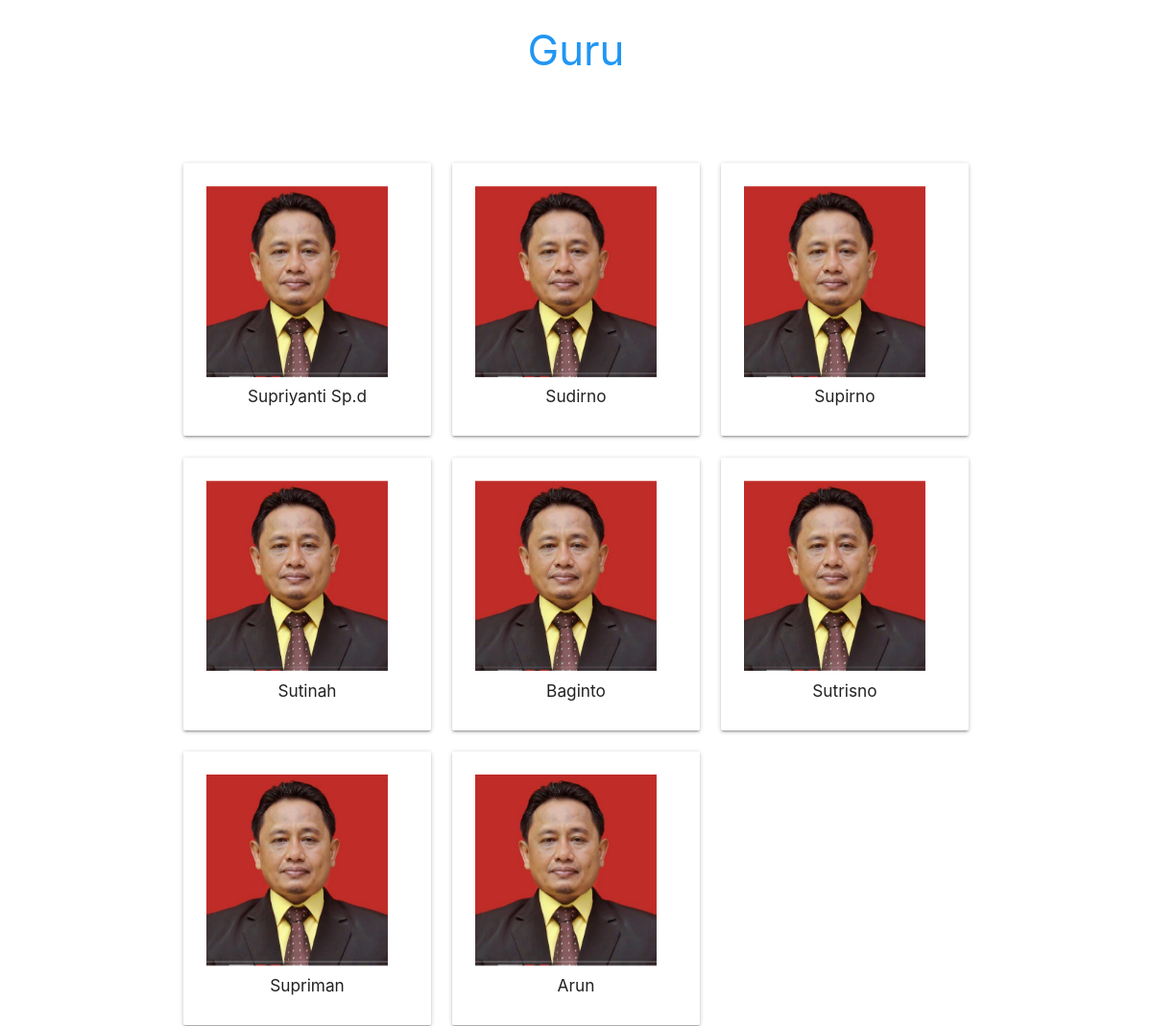
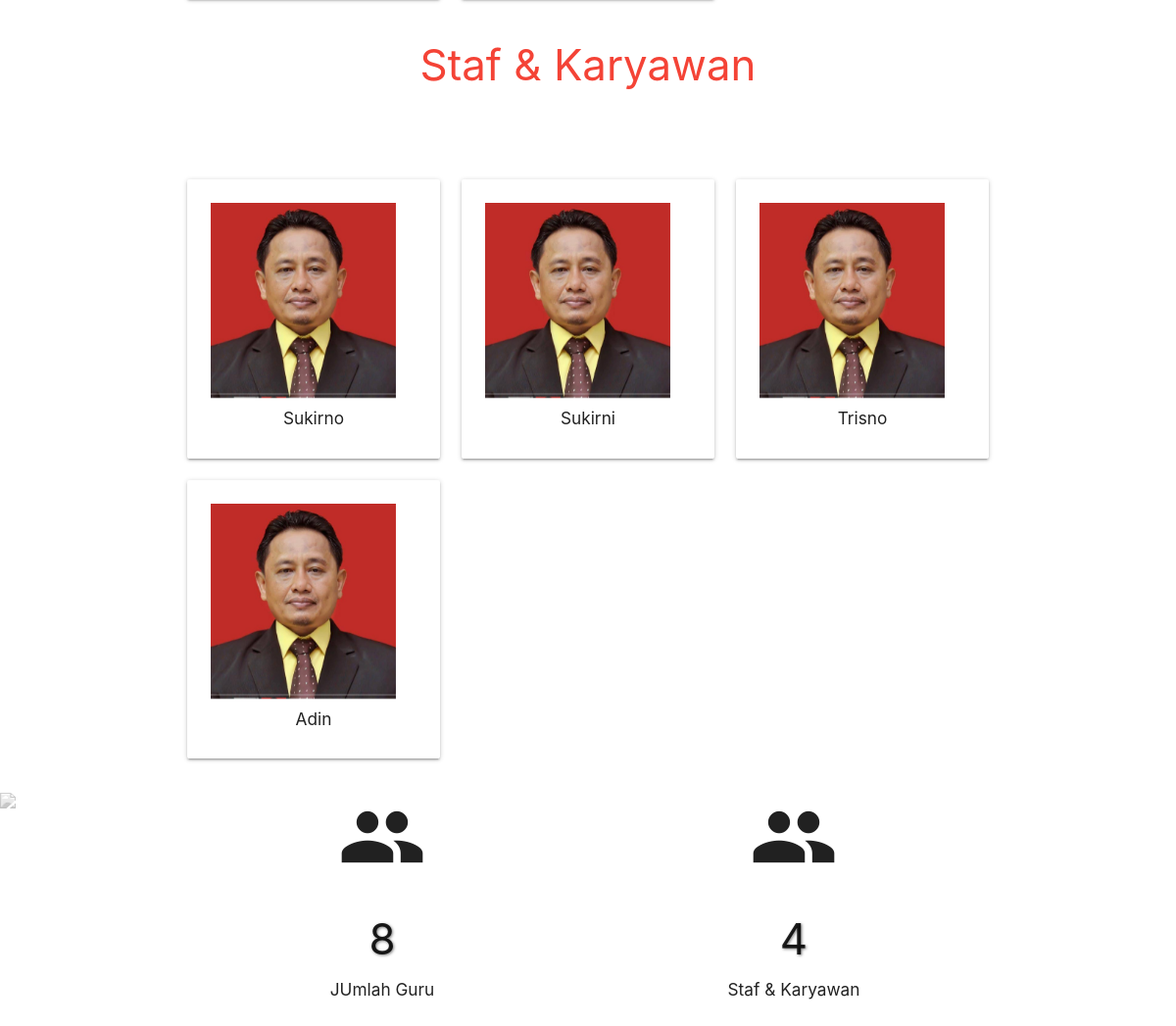
Screenshot of /sdm.php with the database file from the repository (2 pictures, top to bottom).
### tables this page shows
CREATE TABLE `guru` (
  `id` int(11) NOT NULL,
  `guru` varchar(200) NOT NULL,
  `foto` varchar(200) NOT NULL
);

CREATE TABLE `staf` (
  `id` int(11) NOT NULL,
  `staf` varchar(200) NOT NULL,
  `foto` varchar(200) NOT NULL
);

### sdm.php (the view, shortened to what this page needs)
<!DOCTYPE html>
<html>
	<head>
	<link type="text/css" rel="stylesheet" href="css/materialize.min.css"  media="screen,projection"/>
	<link rel="stylesheet" type="text/css" href="css/style.css">
	</head>
<body >
			<div class="container">
				<div class="row">
					<h3 class="center blue-text">Guru</h3><br><br><br>
					<?php
				$query = mysqli_query($conn, "select * from guru ");
				while ($data = mysqli_fetch_assoc($query)) {
					$jumlah = mysqli_num_rows($query);
			?>
				<div class="col m4 s12">
					<div class="card-panel">
					<img  width="90%" src="assets/img/guru/<?php echo $data['foto'] ?>" class="responsive-img materialboxed center">
					<h6 class="center"><?=$data['guru'] ?></h6>
				</div>
			</div>
			<?php } ?>
			</div>
		</div>
			<div class="container">
				<div class="row">
					<h3 class="center red-text">Staf & Karyawan</h3><br><br><br>
					<?php
						$query = mysqli_query($conn, "select * from staf ");
						while ($data = mysqli_fetch_assoc($query)) {
							$staf = mysqli_num_rows($query);
					?>
				<div class="col m4 s12">
					<div class="card-panel">
					<img  width="90%" src="assets/img/staf/<?php echo $data['foto'] ?>" class="responsive-img materialboxed center">
					<h6 class="center"><?=$data['staf'] ?></h6>
				</div>
			</div>
			<?php } ?>
			</div>
		</div>
    <div class="parallax-container">
      <div class="parallax"><img src="img/4.jpeg" width="25%"></div>
      <div class="container jumlahsiswa">
      	<div class="row">
      		<div class="col m6 s6 center">
      			  <i class="large material-icons">group</i>
      			  <h3><?php echo $jumlah; ?></h3>
      			  <h6>JUmlah Guru</h6>
      		</div>
      		<div class="col m6 s6 center">
      			  <i class="large material-icons">group</i>
      			  <h3><?php echo $staf; ?></h3>
      			  <h6>Staf & Karyawan</h6>
      		</div>
      	</div>
      </div>
    </div>
</body>
</html>

### assets/css/style.css (style rules this page uses)
.slider h3, .slider h5, .jumlahsiswa h3 { text-shadow: 1px 1px 3px rgba(0,0,0,0.5); }
.parallax-container { height: 30%; }
.parallax img { filter: grayscale(1); opacity: 0.5 !important; }

### rows the page displays
guru: foto (picture), guru "Supriyanti Sp.d"
guru: foto (picture), guru "Sudirno"
guru: foto (picture), guru "Supirno"
guru: foto (picture), guru "Sutinah"
guru: foto (picture), guru "Baginto"
guru: foto (picture), guru "Sutrisno"
guru: foto (picture), guru "Supriman"
guru: foto (picture), guru "Arun"
staf: foto (picture), staf "Sukirno"
staf: foto (picture), staf "Sukirni"
staf: foto (picture), staf "Trisno"
staf: foto (picture), staf "Adin"

### other values shown
$jumlah "8"
$staf "4"
